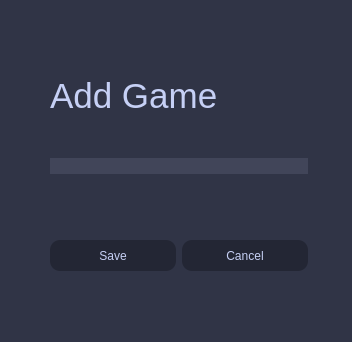
<?xml version="1.0" encoding="UTF-8"?>
<ui version="4.0">
 <class>Dialog</class>
 <widget class="QDialog" name="Dialog">
  <property name="geometry">
   <rect>
    <x>0</x>
    <y>0</y>
    <width>352</width>
    <height>342</height>
   </rect>
  </property>
  <property name="windowTitle">
   <string>Dialog</string>
  </property>
  <property name="styleSheet">
   <string notr="true">background-color: #303446;</string>
  </property>
  <widget class="QWidget" name="layoutWidget">
   <property name="geometry">
    <rect>
     <x>50</x>
     <y>40</y>
     <width>258</width>
     <height>231</height>
    </rect>
   </property>
   <layout class="QVBoxLayout" name="verticalLayout_2">
    <item>
     <layout class="QVBoxLayout" name="verticalLayout">
      <item>
       <widget class="QLabel" name="label">
        <property name="styleSheet">
         <string notr="true">color: #c6d0f5;
font-size: 35px</string>
        </property>
        <property name="text">
         <string>Add Game</string>
        </property>
       </widget>
      </item>
      <item>
       <widget class="QLineEdit" name="gameName">
        <property name="styleSheet">
         <string notr="true">Background: #414559;
border-radius: 10%;</string>
        </property>
        <property name="frame">
         <bool>false</bool>
        </property>
        <property name="clearButtonEnabled">
         <bool>false</bool>
        </property>
       </widget>
      </item>
      <item>
       <spacer name="verticalSpacer">
        <property name="orientation">
         <enum>Qt::Vertical</enum>
        </property>
        <property name="sizeType">
         <enum>QSizePolicy::Fixed</enum>
        </property>
        <property name="sizeHint" stdset="0">
         <size>
          <width>20</width>
          <height>30</height>
         </size>
        </property>
       </spacer>
      </item>
     </layout>
    </item>
    <item>
     <spacer name="verticalSpacer_2">
      <property name="orientation">
       <enum>Qt::Vertical</enum>
      </property>
      <property name="sizeType">
       <enum>QSizePolicy::Fixed</enum>
      </property>
      <property name="sizeHint" stdset="0">
       <size>
        <width>20</width>
        <height>30</height>
       </size>
      </property>
     </spacer>
    </item>
    <item>
     <layout class="QHBoxLayout" name="horizontalLayout">
      <item>
       <widget class="QPushButton" name="save_button">
        <property name="minimumSize">
         <size>
          <width>111</width>
          <height>31</height>
         </size>
        </property>
        <property name="styleSheet">
         <string notr="true">border-radius: 10% ;
background-color: #232634;
color: #c6d0f5;</string>
        </property>
        <property name="text">
         <string>Save</string>
        </property>
        <property name="checkable">
         <bool>false</bool>
        </property>
        <property name="checked">
         <bool>false</bool>
        </property>
       </widget>
      </item>
      <item>
       <widget class="QPushButton" name="cancel_button">
        <property name="enabled">
         <bool>true</bool>
        </property>
        <property name="minimumSize">
         <size>
          <width>111</width>
          <height>31</height>
         </size>
        </property>
        <property name="styleSheet">
         <string notr="true">border-radius: 10% ;
background-color: #232634;
color: #c6d0f5;</string>
        </property>
        <property name="text">
         <string>Cancel</string>
        </property>
        <property name="checkable">
         <bool>false</bool>
        </property>
        <property name="checked">
         <bool>false</bool>
        </property>
       </widget>
      </item>
     </layout>
    </item>
   </layout>
  </widget>
 </widget>
 <resources/>
 <connections/>
</ui>
